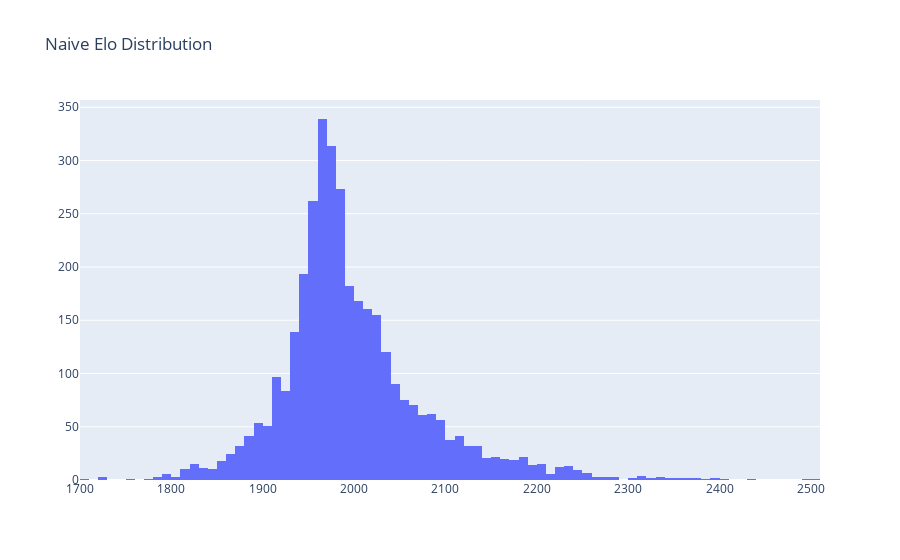

The cell this chart's notebook holds for it:
### Code cell
x = [current_ratings[item]['rating'] for item in current_ratings.keys()]
fig = go.Figure(data=[go.Histogram(x=x)])
fig.update_layout(title='Naive Elo Distribution')
fig

### Figure 1 — Plotly figure (JSON) as saved in the notebook; plotly's stock layout.template omitted (floating-point values rounded to 4 significant figures; data arrays with more than 128 entries replaced by an {"elided": "..."} marker saying what was removed)
{"data": [{"type": "histogram", "x": {"elided": "3543 float values"}}], "layout": {"title": {"text": "Naive Elo Distribution"}}}
